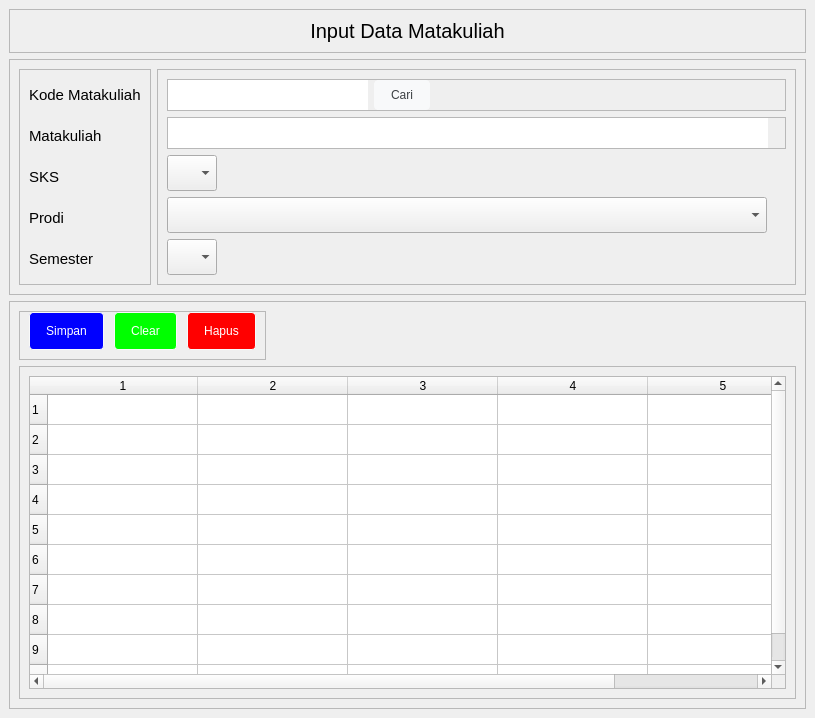
<?xml version="1.0" encoding="UTF-8"?>
<ui version="4.0">
 <class>MainWindow</class>
 <widget class="QMainWindow" name="MainWindow">
  <property name="geometry">
   <rect>
    <x>0</x>
    <y>0</y>
    <width>815</width>
    <height>718</height>
   </rect>
  </property>
  <property name="windowTitle">
   <string>MainWindow</string>
  </property>
  <property name="styleSheet">
   <string notr="true">QLineEdit, QDateEdit {
	border: none;
}

QLineEdit,QComboBox {
height: 30px;
}

QPushButton {
  background-color: #f8f9fa;
  border: 1px solid #f8f9fa;
  border-radius: 4px;
  color: #3c4043;
  height: 36px;
  line-height: 27px;
  min-width: 10px;
  padding: 0 16px;
  text-align: center;
  white-space: pre;
}

QPushButton:hover {
  border-color: #4285f4;
  outline: none;
}

#btnSimpan{
	color: rgb(255, 255, 255);
	background-color: rgb(0, 0, 255);
}

#btnClear{
	color: rgb(255, 255, 255);
	background-color: rgb(0, 255, 0);
}

#btnHapus{
	color: rgb(255, 255, 255);
	background-color: rgb(255, 0, 0);
}</string>
  </property>
  <widget class="QWidget" name="centralwidget">
   <property name="sizePolicy">
    <sizepolicy hsizetype="Expanding" vsizetype="Expanding">
     <horstretch>0</horstretch>
     <verstretch>0</verstretch>
    </sizepolicy>
   </property>
   <property name="minimumSize">
    <size>
     <width>480</width>
     <height>480</height>
    </size>
   </property>
   <layout class="QVBoxLayout" name="verticalLayout">
    <item>
     <widget class="QFrame" name="frame">
      <property name="sizePolicy">
       <sizepolicy hsizetype="Preferred" vsizetype="Fixed">
        <horstretch>0</horstretch>
        <verstretch>0</verstretch>
       </sizepolicy>
      </property>
      <property name="frameShape">
       <enum>QFrame::StyledPanel</enum>
      </property>
      <property name="frameShadow">
       <enum>QFrame::Raised</enum>
      </property>
      <layout class="QHBoxLayout" name="horizontalLayout">
       <item alignment="Qt::AlignTop">
        <widget class="QLabel" name="label">
         <property name="font">
          <font>
           <pointsize>15</pointsize>
          </font>
         </property>
         <property name="text">
          <string>Input Data Matakuliah</string>
         </property>
         <property name="alignment">
          <set>Qt::AlignCenter</set>
         </property>
        </widget>
       </item>
      </layout>
     </widget>
    </item>
    <item>
     <widget class="QFrame" name="frame_2">
      <property name="sizePolicy">
       <sizepolicy hsizetype="Expanding" vsizetype="Preferred">
        <horstretch>0</horstretch>
        <verstretch>0</verstretch>
       </sizepolicy>
      </property>
      <property name="frameShape">
       <enum>QFrame::StyledPanel</enum>
      </property>
      <property name="frameShadow">
       <enum>QFrame::Raised</enum>
      </property>
      <layout class="QHBoxLayout" name="horizontalLayout_2">
       <item alignment="Qt::AlignLeft">
        <widget class="QFrame" name="frame_4">
         <property name="font">
          <font>
           <family>Segoe UI Symbol</family>
           <pointsize>9</pointsize>
          </font>
         </property>
         <property name="frameShape">
          <enum>QFrame::StyledPanel</enum>
         </property>
         <property name="frameShadow">
          <enum>QFrame::Raised</enum>
         </property>
         <layout class="QVBoxLayout" name="verticalLayout_2">
          <property name="spacing">
           <number>9</number>
          </property>
          <property name="topMargin">
           <number>9</number>
          </property>
          <item>
           <widget class="QLabel" name="label_2">
            <property name="font">
             <font>
              <pointsize>11</pointsize>
             </font>
            </property>
            <property name="text">
             <string>Kode Matakuliah</string>
            </property>
           </widget>
          </item>
          <item>
           <widget class="QLabel" name="label_3">
            <property name="font">
             <font>
              <pointsize>11</pointsize>
             </font>
            </property>
            <property name="text">
             <string>Matakuliah</string>
            </property>
           </widget>
          </item>
          <item>
           <widget class="QLabel" name="label_4">
            <property name="font">
             <font>
              <pointsize>11</pointsize>
             </font>
            </property>
            <property name="text">
             <string>SKS</string>
            </property>
           </widget>
          </item>
          <item>
           <widget class="QLabel" name="label_5">
            <property name="font">
             <font>
              <pointsize>11</pointsize>
             </font>
            </property>
            <property name="text">
             <string>Prodi</string>
            </property>
           </widget>
          </item>
          <item>
           <widget class="QLabel" name="label_6">
            <property name="font">
             <font>
              <pointsize>11</pointsize>
             </font>
            </property>
            <property name="text">
             <string>Semester</string>
            </property>
           </widget>
          </item>
         </layout>
        </widget>
       </item>
       <item>
        <widget class="QFrame" name="frame_5">
         <property name="sizePolicy">
          <sizepolicy hsizetype="Expanding" vsizetype="Preferred">
           <horstretch>0</horstretch>
           <verstretch>0</verstretch>
          </sizepolicy>
         </property>
         <property name="frameShape">
          <enum>QFrame::StyledPanel</enum>
         </property>
         <property name="frameShadow">
          <enum>QFrame::Raised</enum>
         </property>
         <layout class="QVBoxLayout" name="verticalLayout_3">
          <item>
           <widget class="QFrame" name="frame_6">
            <property name="sizePolicy">
             <sizepolicy hsizetype="Preferred" vsizetype="Preferred">
              <horstretch>0</horstretch>
              <verstretch>0</verstretch>
             </sizepolicy>
            </property>
            <property name="minimumSize">
             <size>
              <width>0</width>
              <height>0</height>
             </size>
            </property>
            <property name="frameShape">
             <enum>QFrame::StyledPanel</enum>
            </property>
            <property name="frameShadow">
             <enum>QFrame::Raised</enum>
            </property>
            <layout class="QHBoxLayout" name="horizontalLayout_3">
             <property name="leftMargin">
              <number>0</number>
             </property>
             <property name="topMargin">
              <number>0</number>
             </property>
             <property name="rightMargin">
              <number>0</number>
             </property>
             <property name="bottomMargin">
              <number>0</number>
             </property>
             <item>
              <widget class="QLineEdit" name="txtKodeMatakuliah">
               <property name="minimumSize">
                <size>
                 <width>200</width>
                 <height>0</height>
                </size>
               </property>
               <property name="maximumSize">
                <size>
                 <width>200</width>
                 <height>16777215</height>
                </size>
               </property>
               <property name="font">
                <font>
                 <pointsize>12</pointsize>
                </font>
               </property>
              </widget>
             </item>
             <item alignment="Qt::AlignLeft">
              <widget class="QPushButton" name="btnCari">
               <property name="minimumSize">
                <size>
                 <width>44</width>
                 <height>10</height>
                </size>
               </property>
               <property name="maximumSize">
                <size>
                 <width>16777215</width>
                 <height>30</height>
                </size>
               </property>
               <property name="text">
                <string>Cari</string>
               </property>
              </widget>
             </item>
            </layout>
           </widget>
          </item>
          <item>
           <widget class="QFrame" name="frame_7">
            <property name="frameShape">
             <enum>QFrame::StyledPanel</enum>
            </property>
            <property name="frameShadow">
             <enum>QFrame::Raised</enum>
            </property>
            <layout class="QVBoxLayout" name="verticalLayout_6">
             <property name="spacing">
              <number>0</number>
             </property>
             <property name="leftMargin">
              <number>0</number>
             </property>
             <property name="topMargin">
              <number>0</number>
             </property>
             <property name="rightMargin">
              <number>0</number>
             </property>
             <property name="bottomMargin">
              <number>0</number>
             </property>
             <item>
              <widget class="QLineEdit" name="txtMatakuliah">
               <property name="minimumSize">
                <size>
                 <width>300</width>
                 <height>0</height>
                </size>
               </property>
               <property name="maximumSize">
                <size>
                 <width>600</width>
                 <height>16777215</height>
                </size>
               </property>
               <property name="font">
                <font>
                 <pointsize>12</pointsize>
                </font>
               </property>
              </widget>
             </item>
            </layout>
           </widget>
          </item>
          <item>
           <widget class="QComboBox" name="cboSks">
            <property name="sizePolicy">
             <sizepolicy hsizetype="Expanding" vsizetype="Fixed">
              <horstretch>0</horstretch>
              <verstretch>0</verstretch>
             </sizepolicy>
            </property>
            <property name="minimumSize">
             <size>
              <width>50</width>
              <height>0</height>
             </size>
            </property>
            <property name="maximumSize">
             <size>
              <width>50</width>
              <height>16777215</height>
             </size>
            </property>
            <property name="font">
             <font>
              <pointsize>12</pointsize>
             </font>
            </property>
            <item>
             <property name="text">
              <string/>
             </property>
            </item>
            <item>
             <property name="text">
              <string>1</string>
             </property>
            </item>
            <item>
             <property name="text">
              <string>2</string>
             </property>
            </item>
            <item>
             <property name="text">
              <string>3</string>
             </property>
            </item>
            <item>
             <property name="text">
              <string>4</string>
             </property>
            </item>
            <item>
             <property name="text">
              <string>5</string>
             </property>
            </item>
           </widget>
          </item>
          <item>
           <widget class="QComboBox" name="cboProdi">
            <property name="sizePolicy">
             <sizepolicy hsizetype="Expanding" vsizetype="Fixed">
              <horstretch>0</horstretch>
              <verstretch>0</verstretch>
             </sizepolicy>
            </property>
            <property name="minimumSize">
             <size>
              <width>50</width>
              <height>0</height>
             </size>
            </property>
            <property name="maximumSize">
             <size>
              <width>600</width>
              <height>16777215</height>
             </size>
            </property>
            <property name="font">
             <font>
              <pointsize>12</pointsize>
             </font>
            </property>
            <item>
             <property name="text">
              <string/>
             </property>
            </item>
           </widget>
          </item>
          <item>
           <widget class="QComboBox" name="cboSemester">
            <property name="sizePolicy">
             <sizepolicy hsizetype="Expanding" vsizetype="Fixed">
              <horstretch>0</horstretch>
              <verstretch>0</verstretch>
             </sizepolicy>
            </property>
            <property name="minimumSize">
             <size>
              <width>50</width>
              <height>0</height>
             </size>
            </property>
            <property name="maximumSize">
             <size>
              <width>50</width>
              <height>16777215</height>
             </size>
            </property>
            <property name="font">
             <font>
              <pointsize>12</pointsize>
             </font>
            </property>
            <item>
             <property name="text">
              <string/>
             </property>
            </item>
            <item>
             <property name="text">
              <string>1</string>
             </property>
            </item>
            <item>
             <property name="text">
              <string>2</string>
             </property>
            </item>
            <item>
             <property name="text">
              <string>3</string>
             </property>
            </item>
            <item>
             <property name="text">
              <string>4</string>
             </property>
            </item>
            <item>
             <property name="text">
              <string>5</string>
             </property>
            </item>
            <item>
             <property name="text">
              <string>6</string>
             </property>
            </item>
            <item>
             <property name="text">
              <string>7</string>
             </property>
            </item>
            <item>
             <property name="text">
              <string>8</string>
             </property>
            </item>
           </widget>
          </item>
         </layout>
        </widget>
       </item>
      </layout>
     </widget>
    </item>
    <item>
     <widget class="QFrame" name="frame_3">
      <property name="frameShape">
       <enum>QFrame::StyledPanel</enum>
      </property>
      <property name="frameShadow">
       <enum>QFrame::Raised</enum>
      </property>
      <layout class="QVBoxLayout" name="verticalLayout_11">
       <item alignment="Qt::AlignLeft">
        <widget class="QFrame" name="frame_14">
         <property name="frameShape">
          <enum>QFrame::StyledPanel</enum>
         </property>
         <property name="frameShadow">
          <enum>QFrame::Raised</enum>
         </property>
         <layout class="QHBoxLayout" name="horizontalLayout_4">
          <property name="spacing">
           <number>10</number>
          </property>
          <property name="topMargin">
           <number>0</number>
          </property>
          <item>
           <widget class="QPushButton" name="btnSimpan">
            <property name="minimumSize">
             <size>
              <width>44</width>
              <height>0</height>
             </size>
            </property>
            <property name="maximumSize">
             <size>
              <width>75</width>
              <height>16777215</height>
             </size>
            </property>
            <property name="text">
             <string>Simpan</string>
            </property>
           </widget>
          </item>
          <item>
           <widget class="QPushButton" name="btnClear">
            <property name="minimumSize">
             <size>
              <width>44</width>
              <height>0</height>
             </size>
            </property>
            <property name="text">
             <string>Clear</string>
            </property>
           </widget>
          </item>
          <item>
           <widget class="QPushButton" name="btnHapus">
            <property name="minimumSize">
             <size>
              <width>44</width>
              <height>0</height>
             </size>
            </property>
            <property name="text">
             <string>Hapus</string>
            </property>
           </widget>
          </item>
         </layout>
        </widget>
       </item>
       <item>
        <widget class="QFrame" name="frame_15">
         <property name="frameShape">
          <enum>QFrame::StyledPanel</enum>
         </property>
         <property name="frameShadow">
          <enum>QFrame::Raised</enum>
         </property>
         <layout class="QVBoxLayout" name="verticalLayout_12">
          <item>
           <widget class="QTableWidget" name="gridMatakuliah">
            <property name="sizePolicy">
             <sizepolicy hsizetype="Expanding" vsizetype="Expanding">
              <horstretch>0</horstretch>
              <verstretch>0</verstretch>
             </sizepolicy>
            </property>
            <property name="rowCount">
             <number>10</number>
            </property>
            <property name="columnCount">
             <number>5</number>
            </property>
            <attribute name="horizontalHeaderDefaultSectionSize">
             <number>150</number>
            </attribute>
            <row/>
            <row/>
            <row/>
            <row/>
            <row/>
            <row/>
            <row/>
            <row/>
            <row/>
            <row/>
            <column/>
            <column/>
            <column/>
            <column/>
            <column/>
           </widget>
          </item>
         </layout>
        </widget>
       </item>
      </layout>
     </widget>
    </item>
   </layout>
  </widget>
 </widget>
 <resources/>
 <connections/>
</ui>
